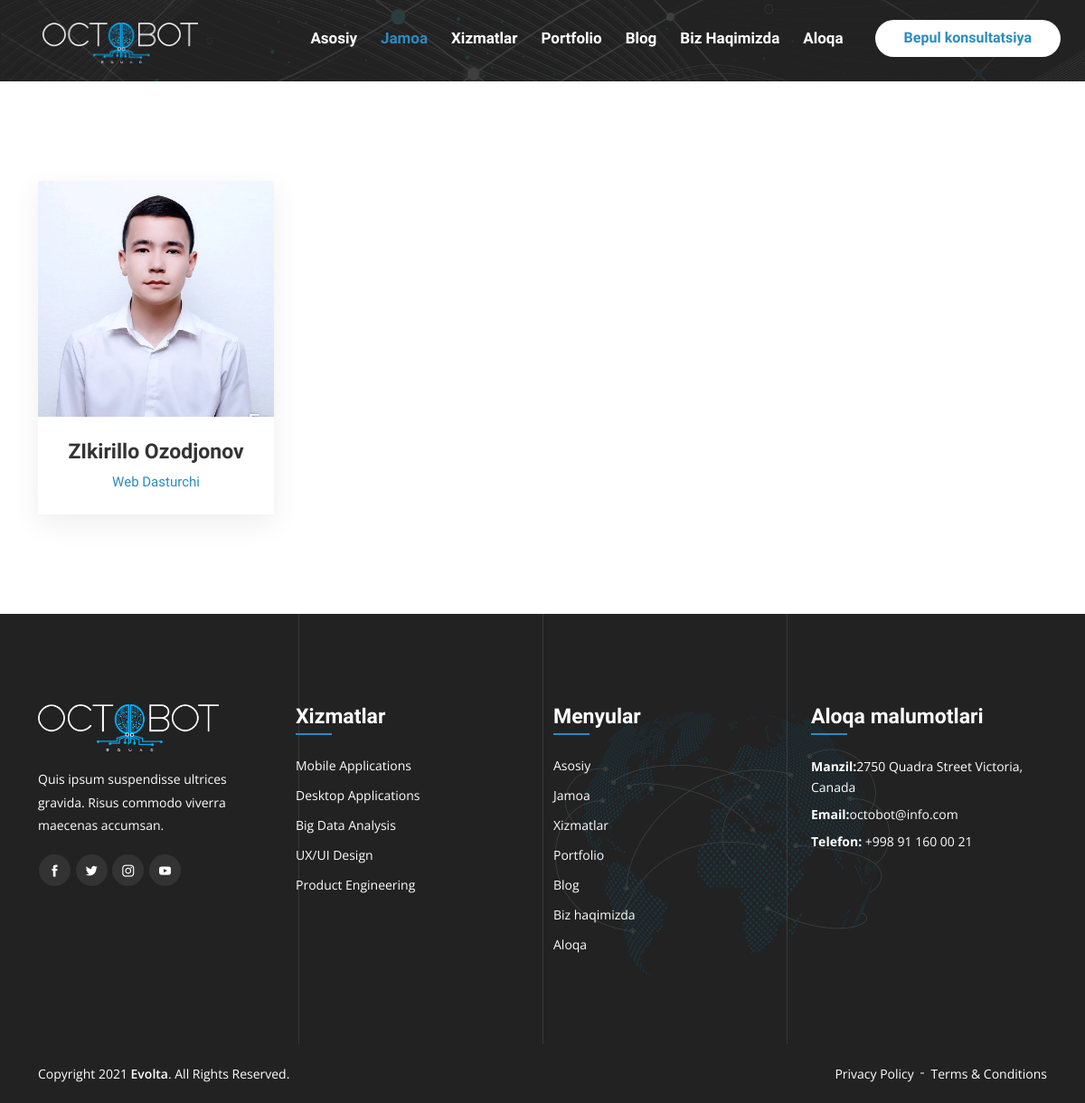
Page /team/ on the committed database.
### home/models.py (models this page shows, shortened)
class Team(models.Model):
    name = models.CharField('Ism Familya', max_length=200)
    category = models.CharField('Kasbi', max_length=300)
    image = models.ImageField('Rasmi', upload_to='images/')
    phone = models.CharField('Telefon raqami', max_length=100)
    instagram = models.CharField(blank=True, max_length=100)
    telegram = models.CharField(blank=True, max_length=100)
    class Meta:
        verbose_name = "Jamoa"
        verbose_name_plural = "Jamoa"
    def image_tag(self):
        return mark_safe('<img src="{}" height="50">'.format(self.image.url))
    image_tag.short_description = 'Image'

### footer/models.py (models this page shows, shortened)
class FooterLogoMeta(models.Model):
    image = models.ImageField('Logotip', upload_to='images/FooterLogo/')
    description = models.TextField(' Kompaniya haqida', max_length=300)
    instagram = models.CharField(max_length=100, blank=True)
    telegram = models.CharField(max_length=100, blank=True)
    facebook = models.CharField(max_length=100, blank=True)
    linkedin = models.CharField(max_length=100, blank=True)
    class Meta:
        verbose_name = "Logo Meta"
        verbose_name_plural = "Logo Meta"
    def image_tag(self):
        return mark_safe('<img src="{}" height="50">'.format(self.image.url))
    image_tag.short_description = 'Image'

class FooterServicesMeta(models.Model):
    title = models.CharField(max_length=100)
    slug = models.CharField(max_length=100)

class FooterMenusMeta(models.Model):
    title = models.CharField(max_length=100)
    slug = models.CharField(max_length=100)

class FooterContactsMeta(models.Model):
    address = models.TextField(max_length=200)
    email = models.TextField(max_length=200)
    phone = models.TextField(max_length=200)

### home/views.py (the view)
# urls.py: path('team/', views.team, name='team'),
def team(request):
    return render(request, 'team/base.html')

### home/context.py (called while the page is built)
def footerlogoview(request):
    meta_footer_latest = FooterLogoMeta.objects.all().order_by('-id')[:1]
    context = {
        'meta_footer_latest': meta_footer_latest,
    }
    return context

def footermenusview(request):
    footer_menus_latest = FooterMenusMeta.objects.all().order_by('-id')[:10]
    context = {
        'footer_menus_latest': footer_menus_latest,
    }
    return context

def footercontactsview(request):
    footer_contacts_latest = FooterContactsMeta.objects.all().order_by('-id')[:1]
    context = {
        'footer_contacts_latest': footer_contacts_latest,
    }
    return context

def footerservicesview(request):
    footer_services_latest = FooterServicesMeta.objects.all().order_by('-id')[:10]
    context = {
        'footer_services_latest': footer_services_latest,
    }
    return context

def total(request):
    total_latest = Total.objects.all().order_by('-id')[:1]
    context = {
        'total_latest': total_latest,
    }
    return context

def teamview(request):
    team_latest = Team.objects.all().order_by('-id')[:25]
    context = {
        'team_latest': team_latest,
    }
    return context

def portfolioview(request):
    portfolio_latest = Portfolio.objects.all().order_by('-id')[:25]
    context = {
        'portfolio_latest': portfolio_latest,
    }
    return context

def hometitle(request):
    home_title_latest = HomeTitle.objects.all().order_by('-id')[:1]
    context = {
        'home_title_latest': home_title_latest,
    }
    return context

### home/templates/team/base.html (shortened to what this page needs)
<!doctype html>
{% load static %}
<html lang="en">
<head>
    <link rel="stylesheet" href="{% static 'assets/css/bootstrap.min.css' %}">
    <link rel="stylesheet" href="{% static 'assets/css/animate.min.css' %}">
    <link rel="stylesheet" href="{% static 'assets/css/fontawesome.min.css' %}">
    <link rel="stylesheet" href="{% static 'assets/css/boxicons.min.css' %}">
    <link rel="stylesheet" href="{% static 'assets/css/flaticon.css' %}">
    <link rel="stylesheet" href="{% static 'assets/css/owl.carousel.min.css' %}">
    <link rel="stylesheet" href="{% static 'assets/css/owl.theme.default.min.css' %}">
    <link rel="stylesheet" href="{% static 'assets/css/magnific-popup.min.css' %}">
    <link rel="stylesheet" href="{% static 'assets/css/nice-select.css' %}">
    <link rel="stylesheet" href="{% static 'assets/css/meanmenu11.css' %}">
    <link rel="stylesheet" href="{% static 'assets/css/progresscircle.min.css' %}">
    <link rel="stylesheet" href="{% static 'assets/css/style5.css' %}">
    <link rel="stylesheet" href="{% static 'assets/css/responsive1.css' %}">
</head>
<body>
{% block header %}{% include 'components/header/team/header.html' %}{% endblock %}
{% block index %}{% include 'team/team.html' %}{% endblock %}
{% block footer %}{% include 'components/footer.html' %}{% endblock %}
</body>
</html>

### home/templates/components/header/team/header.html (shortened to what this page needs)
{% load static %}
<div class="navbar-area">
    <div class="evolta-nav">
        <div class="container-fluid">
            <nav class="navbar navbar-expand-md navbar-light">
                {% block logo %}{% include 'components/header/logo.html' %}{% endblock %}
                <div class="collapse navbar-collapse mean-menu" id="navbarSupportedContent">
                    <ul class="navbar-nav">
                        <li class="nav-item"><a href="{% url 'index' %}" class="nav-link">Asosiy </a>
                        </li>
                        <li class="nav-item"><a href="{% url 'team' %}" class="nav-link active">Jamoa</a></li>
                        <li class="nav-item"><a href="{% url 'services' %}" class="nav-link">Xizmatlar</a></li>
                        <li class="nav-item"><a href="{% url 'portfolio' %}" class="nav-link">Portfolio</a></li>
                        <li class="nav-item"><a href="{% url 'blog' %}" class="nav-link">Blog</a></li>
                        <li class="nav-item"><a href="{% url 'about' %}" class="nav-link">Biz haqimizda</a></li>
                        <li class="nav-item"><a href="{% url 'contact' %}" class="nav-link">Aloqa</a></li>
                    </ul>
                    <div class="others-options">
                        <a href="{% url 'contact' %}" class="btn btn-primary">Bepul konsultatsiya</a>
                    </div>
                </div>
            </nav>
        </div>
    </div>
</div>

### home/templates/components/header/sub_logo.html (shortened to what this page needs)
{% load static %}

### home/templates/components/header/logo.html (shortened to what this page needs)
{% load static %}
<a class="navbar-brand vz1" href="{% url 'index' %}">
    <img class="vz2" src="{% static 'assets/img/logo/logo.png' %}" alt="logo">
</a>

### home/templates/team/team.html (shortened to what this page needs)
{% load static %}
<div class="page-title-area">
</div>
<section class="team-area ptb-110">
    <div class="container">
        <div class="row">
            {% for rs in team_latest %}
                <div class="col-lg-3 col-md-6 col-sm-6">
                    <div class="single-team-box">
                        <div class="image">
                            <img src="{{ rs.image.url }}" alt="team">
                        </div>
                        <div class="content">
                            <h3>{{ rs.name }}</h3>
                            <span>{{ rs.category }}</span>
                        </div>
                    </div>
                </div>
            {% endfor %}
        </div>
    </div>
</section>

### home/templates/components/footer.html (shortened to what this page needs)
{% load static %}
<footer class="footer-area">
    <div class="container">
        <div class="row">
            <div class="col-lg-3 col-md-6 col-sm-6">
                <div class="single-footer-widget">
                    {% for rs in meta_footer_latest %}
                        <div class="logo">
                            <a style="width: 300px; height: auto;" href="{% url 'index' %}"><img class="vz2" src="{{ rs.image.url }}" alt="image"></a>
                            <p>{{ rs.description }}</p>
                        </div>
                    {% endfor %}
                    <ul class="social">
                        <li><a href="#" target="_blank"><i class="flaticon-facebook-letter-logo"></i></a></li>
                        <li><a href="#" target="_blank"><i class="flaticon-twitter-black-shape"></i></a></li>
                        <li><a href="#" target="_blank"><i class="flaticon-instagram-logo"></i></a></li>
                        <li><a href="#" target="_blank"><i class="flaticon-youtube"></i></a></li>
                    </ul>
                </div>
            </div>
            <div class="col-lg-3 col-md-6 col-sm-6">
                <div class="single-footer-widget">
                    <h3>Xizmatlar</h3>
                    <ul class="footer-services-list">
                        {% for rs in footer_services_latest %}
                        <li><a href="/{{ rs.slug }}">{{ rs.title }}</a></li>
                        {% endfor %}
                    </ul>
                </div>
            </div>
            <div class="col-lg-3 col-md-6 col-sm-6">
                <div class="single-footer-widget">
                    <h3>Menyular</h3>
                    <ul class="quick-links-list">
                        {% for rs in footer_menus_latest %}
                        <li><a href="{{ rs.slug }}">{{ rs.title }}</a></li>
                        {% endfor %}
                    </ul>
                </div>
            </div>
            <div class="col-lg-3 col-md-6 col-sm-6">
                <div class="single-footer-widget">
                    <h3>Aloqa malumotlari</h3>
                    {% for rs in footer_contacts_latest %}
                    <ul class="footer-contact-list">
                        <li><span>Manzil:</span>{{ rs.address }}</li>
                        <li><span>Email:</span>{{ rs.email }}</li>
                        <li><span>Telefon:</span> <a href="#">{{ rs.phone }}</a></li>
                    </ul>
                    {% endfor %}
                </div>
            </div>
        </div>
    </div>
    <div class="copyright-area">
        <div class="container">
            <div class="row align-items-center">
                <div class="col-lg-6 col-md-6 col-sm-6">
                    <p>Copyright 2021 <a href="#">Evolta</a>. All Rights Reserved.</p>
                </div>
                <div class="col-lg-6 col-md-6 col-sm-6">
                    <ul>
                        <li><a href="#">Privacy Policy</a></li>
                        <li><a href="#">Terms & Conditions</a></li>
                    </ul>
                </div>
            </div>
        </div>
    </div>
    <div class="circle-map"><img src="{% static 'assets/img/circle-map.png' %}" alt="image"></div>
    <div class="lines">
    </div>
</footer>

### home/templates/components/header/logo.html (style rules this page uses)
.vz1 { width: 15%; margin-left: 20px; margin-top: 10px; }
.vz2 { width: 100%; height: auto; }
.vz2 { width: 200px; }

### rows in the picture
Team: image (picture), name "ZIkirillo Ozodjonov", category "Web Dasturchi"
FooterLogoMeta: image (picture), description "Quis ipsum suspendisse ultrices gravida. Risus commodo viverra maecenas accumsan."
FooterServicesMeta: title "Mobile Applications"
FooterServicesMeta: title "Desktop Applications"
FooterServicesMeta: title "Big Data Analysis"
FooterServicesMeta: title "UX/UI Design"
FooterServicesMeta: title "Product Engineering"
FooterMenusMeta: title "Asosiy"
FooterMenusMeta: title "Jamoa"
FooterMenusMeta: title "Xizmatlar"
FooterMenusMeta: title "Portfolio"
FooterMenusMeta: title "Blog"
FooterMenusMeta: title "Biz haqimizda"
FooterMenusMeta: title "Aloqa"
FooterContactsMeta: address "2750 Quadra Street Victoria, Canada", email "octobot@info.com", phone "+998 91 160 00 21"
